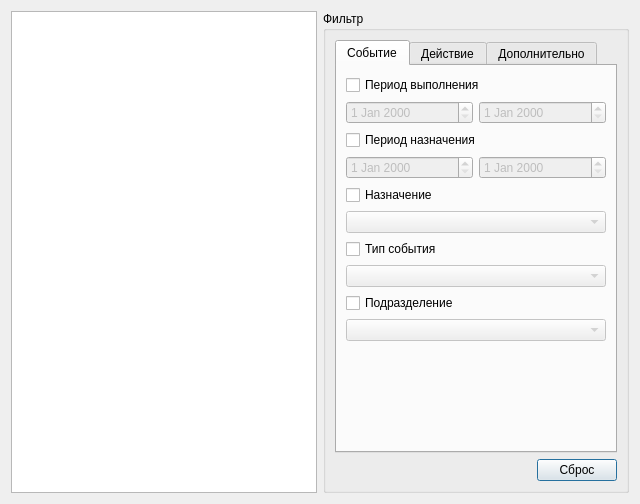
<?xml version="1.0" encoding="UTF-8"?>
<ui version="4.0">
 <class>ExportActionResult_Wizard_1</class>
 <widget class="QDialog" name="ExportActionResult_Wizard_1">
  <property name="geometry">
   <rect>
    <x>0</x>
    <y>0</y>
    <width>640</width>
    <height>504</height>
   </rect>
  </property>
  <property name="windowTitle">
   <string>Экспорт результатов действий</string>
  </property>
  <layout class="QGridLayout" name="gridLayout">
   <item row="5" column="0">
    <widget class="QTreeView" name="treeContracts"/>
   </item>
   <item row="5" column="1">
    <layout class="QVBoxLayout" name="verticalLayout">
     <item>
      <widget class="QGroupBox" name="groupBox">
       <property name="title">
        <string>Фильтр</string>
       </property>
       <layout class="QVBoxLayout" name="verticalLayout_2">
        <item>
         <widget class="QTabWidget" name="tabFilter">
          <property name="currentIndex">
           <number>0</number>
          </property>
          <widget class="QWidget" name="tabEvent">
           <attribute name="title">
            <string>Событие</string>
           </attribute>
           <layout class="QGridLayout" name="gridLayout_2">
            <item row="6" column="0">
             <widget class="QCheckBox" name="chkEventPurpose">
              <property name="text">
               <string>Назначение</string>
              </property>
             </widget>
            </item>
            <item row="8" column="0">
             <widget class="QCheckBox" name="chkEventType">
              <property name="text">
               <string>Тип события</string>
              </property>
             </widget>
            </item>
            <item row="12" column="0">
             <spacer name="verticalSpacer">
              <property name="orientation">
               <enum>Qt::Vertical</enum>
              </property>
              <property name="sizeHint" stdset="0">
               <size>
                <width>20</width>
                <height>40</height>
               </size>
              </property>
             </spacer>
            </item>
            <item row="7" column="0">
             <widget class="CRBComboBox" name="cmbEventPurpose">
              <property name="enabled">
               <bool>false</bool>
              </property>
             </widget>
            </item>
            <item row="9" column="0">
             <widget class="CRBComboBox" name="cmbEventType">
              <property name="enabled">
               <bool>false</bool>
              </property>
             </widget>
            </item>
            <item row="1" column="0">
             <layout class="QHBoxLayout" name="horizontalLayout_3">
              <item>
               <widget class="CDateEdit" name="edtEventExecBegDate">
                <property name="enabled">
                 <bool>false</bool>
                </property>
               </widget>
              </item>
              <item>
               <widget class="CDateEdit" name="edtEventExecEndDate">
                <property name="enabled">
                 <bool>false</bool>
                </property>
               </widget>
              </item>
             </layout>
            </item>
            <item row="0" column="0">
             <widget class="QCheckBox" name="chkEventExecDate">
              <property name="text">
               <string>Период выполнения</string>
              </property>
             </widget>
            </item>
            <item row="2" column="0">
             <widget class="QCheckBox" name="chkEventSetDate">
              <property name="text">
               <string>Период назначения</string>
              </property>
             </widget>
            </item>
            <item row="3" column="0">
             <layout class="QHBoxLayout" name="horizontalLayout_4">
              <item>
               <widget class="CDateEdit" name="edtEventSetBegDate">
                <property name="enabled">
                 <bool>false</bool>
                </property>
               </widget>
              </item>
              <item>
               <widget class="CDateEdit" name="edtEventSetEndDate">
                <property name="enabled">
                 <bool>false</bool>
                </property>
               </widget>
              </item>
             </layout>
            </item>
            <item row="11" column="0">
             <widget class="CPolyclinicComboBox" name="cmbEventLPU">
              <property name="enabled">
               <bool>false</bool>
              </property>
             </widget>
            </item>
            <item row="10" column="0">
             <widget class="QCheckBox" name="chkEventLPU">
              <property name="text">
               <string>Подразделение</string>
              </property>
             </widget>
            </item>
           </layout>
          </widget>
          <widget class="QWidget" name="tabAction">
           <attribute name="title">
            <string>Действие</string>
           </attribute>
           <layout class="QVBoxLayout" name="verticalLayout_3">
            <item>
             <widget class="QCheckBox" name="chkActionDate">
              <property name="text">
               <string>Период</string>
              </property>
             </widget>
            </item>
            <item>
             <layout class="QHBoxLayout" name="horizontalLayout_2">
              <item>
               <widget class="CDateEdit" name="edtActionBegDate">
                <property name="enabled">
                 <bool>false</bool>
                </property>
               </widget>
              </item>
              <item>
               <widget class="CDateEdit" name="edtActionEndDate">
                <property name="enabled">
                 <bool>false</bool>
                </property>
               </widget>
              </item>
             </layout>
            </item>
            <item>
             <widget class="QCheckBox" name="chkActionStatus">
              <property name="text">
               <string>Состояние</string>
              </property>
             </widget>
            </item>
            <item>
             <widget class="QComboBox" name="cmbActionStatus">
              <property name="enabled">
               <bool>false</bool>
              </property>
              <item>
               <property name="text">
                <string>Начато</string>
               </property>
              </item>
              <item>
               <property name="text">
                <string>Ожидание</string>
               </property>
              </item>
              <item>
               <property name="text">
                <string>Закончено</string>
               </property>
              </item>
              <item>
               <property name="text">
                <string>Отменено</string>
               </property>
              </item>
              <item>
               <property name="text">
                <string>Без результата</string>
               </property>
              </item>
              <item>
               <property name="text">
                <string>Назначено</string>
               </property>
              </item>
              <item>
               <property name="text">
                <string>Не предусмотрено</string>
               </property>
              </item>
             </widget>
            </item>
            <item>
             <widget class="QCheckBox" name="chkActionSetPerson">
              <property name="text">
               <string>Назначил</string>
              </property>
             </widget>
            </item>
            <item>
             <widget class="CPersonComboBoxEx" name="cmbActionSetPerson">
              <property name="enabled">
               <bool>false</bool>
              </property>
             </widget>
            </item>
            <item>
             <widget class="QCheckBox" name="chkActionClass">
              <property name="text">
               <string>Класс действия</string>
              </property>
             </widget>
            </item>
            <item>
             <widget class="QComboBox" name="cmbActionClass">
              <property name="enabled">
               <bool>false</bool>
              </property>
              <item>
               <property name="text">
                <string>Статус</string>
               </property>
              </item>
              <item>
               <property name="text">
                <string>Диагностика</string>
               </property>
              </item>
              <item>
               <property name="text">
                <string>Лечение</string>
               </property>
              </item>
              <item>
               <property name="text">
                <string>Прочие мероприятия</string>
               </property>
              </item>
             </widget>
            </item>
            <item>
             <widget class="QCheckBox" name="chkActionType">
              <property name="text">
               <string>Тип действия</string>
              </property>
             </widget>
            </item>
            <item>
             <widget class="CActionTypeComboBox" name="cmbActionType">
              <property name="enabled">
               <bool>false</bool>
              </property>
             </widget>
            </item>
            <item>
             <spacer name="verticalSpacer_2">
              <property name="orientation">
               <enum>Qt::Vertical</enum>
              </property>
              <property name="sizeHint" stdset="0">
               <size>
                <width>20</width>
                <height>40</height>
               </size>
              </property>
             </spacer>
            </item>
           </layout>
          </widget>
          <widget class="QWidget" name="tabAdditional">
           <attribute name="title">
            <string>Дополнительно</string>
           </attribute>
           <layout class="QVBoxLayout" name="verticalLayout_4">
            <item>
             <widget class="QLabel" name="label">
              <property name="text">
               <string>Для пациента выгружать данные о:</string>
              </property>
             </widget>
            </item>
            <item>
             <widget class="QCheckBox" name="chkIncludeClientEventInfo">
              <property name="text">
               <string>Событии</string>
              </property>
             </widget>
            </item>
            <item>
             <widget class="QCheckBox" name="chkIncludeClientWorkInfo">
              <property name="text">
               <string>Занятости</string>
              </property>
             </widget>
            </item>
            <item>
             <widget class="QCheckBox" name="chkIncludeClientAddressInfo">
              <property name="text">
               <string>Адресе</string>
              </property>
             </widget>
            </item>
            <item>
             <widget class="QCheckBox" name="chkIncludeClientDocumentInfo">
              <property name="text">
               <string>Документе удост. личность</string>
              </property>
             </widget>
            </item>
            <item>
             <widget class="QCheckBox" name="chkIncludeClientContactInfo">
              <property name="text">
               <string>Контактах</string>
              </property>
             </widget>
            </item>
            <item>
             <spacer name="verticalSpacer_3">
              <property name="orientation">
               <enum>Qt::Vertical</enum>
              </property>
              <property name="sizeHint" stdset="0">
               <size>
                <width>20</width>
                <height>40</height>
               </size>
              </property>
             </spacer>
            </item>
           </layout>
          </widget>
         </widget>
        </item>
        <item>
         <layout class="QHBoxLayout" name="horizontalLayout">
          <item>
           <spacer name="horizontalSpacer">
            <property name="orientation">
             <enum>Qt::Horizontal</enum>
            </property>
            <property name="sizeHint" stdset="0">
             <size>
              <width>40</width>
              <height>20</height>
             </size>
            </property>
           </spacer>
          </item>
          <item>
           <widget class="QPushButton" name="btnResetFilter">
            <property name="text">
             <string>Сброс</string>
            </property>
           </widget>
          </item>
         </layout>
        </item>
       </layout>
      </widget>
     </item>
    </layout>
   </item>
  </layout>
 </widget>
 <customwidgets>
  <customwidget>
   <class>CRBComboBox</class>
   <extends>QComboBox</extends>
   <header>library/crbcombobox.h</header>
  </customwidget>
  <customwidget>
   <class>CPolyclinicComboBox</class>
   <extends>QComboBox</extends>
   <header>Orgs/OrgComboBox.h</header>
  </customwidget>
  <customwidget>
   <class>CPersonComboBoxEx</class>
   <extends>QComboBox</extends>
   <header>Orgs/PersonComboBoxEx.h</header>
  </customwidget>
  <customwidget>
   <class>CDateEdit</class>
   <extends>QDateEdit</extends>
   <header>library/DateEdit.h</header>
  </customwidget>
  <customwidget>
   <class>CActionTypeComboBox</class>
   <extends>QComboBox</extends>
   <header>Events/ActionTypeComboBox.h</header>
  </customwidget>
 </customwidgets>
 <tabstops>
  <tabstop>treeContracts</tabstop>
  <tabstop>tabFilter</tabstop>
  <tabstop>chkEventExecDate</tabstop>
  <tabstop>edtEventExecBegDate</tabstop>
  <tabstop>edtEventExecEndDate</tabstop>
  <tabstop>chkEventSetDate</tabstop>
  <tabstop>edtEventSetBegDate</tabstop>
  <tabstop>edtEventSetEndDate</tabstop>
  <tabstop>chkEventPurpose</tabstop>
  <tabstop>cmbEventPurpose</tabstop>
  <tabstop>chkEventType</tabstop>
  <tabstop>cmbEventType</tabstop>
  <tabstop>chkEventLPU</tabstop>
  <tabstop>cmbEventLPU</tabstop>
  <tabstop>btnResetFilter</tabstop>
  <tabstop>chkActionDate</tabstop>
  <tabstop>edtActionBegDate</tabstop>
  <tabstop>edtActionEndDate</tabstop>
  <tabstop>chkActionStatus</tabstop>
  <tabstop>cmbActionStatus</tabstop>
  <tabstop>chkActionSetPerson</tabstop>
  <tabstop>cmbActionSetPerson</tabstop>
  <tabstop>chkActionClass</tabstop>
  <tabstop>cmbActionClass</tabstop>
  <tabstop>chkActionType</tabstop>
  <tabstop>cmbActionType</tabstop>
  <tabstop>chkIncludeClientEventInfo</tabstop>
  <tabstop>chkIncludeClientWorkInfo</tabstop>
  <tabstop>chkIncludeClientAddressInfo</tabstop>
  <tabstop>chkIncludeClientDocumentInfo</tabstop>
  <tabstop>chkIncludeClientContactInfo</tabstop>
 </tabstops>
 <resources/>
 <connections/>
</ui>
